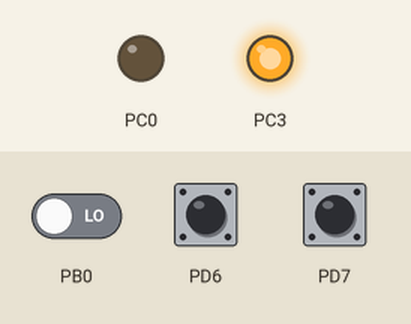
A program run on a simulated ATmega48, built with avr-gcc and emulated at 8 MHz. Shown: output pins drawn as LEDs (lit = HIGH). The test bench sets the inputs (shaded band); at power-on: PB0 LOW, PD6 HIGH, PD7 HIGH.

Above: at 1.2 s.
1.3 s: PB0 driven HIGH
At 1.8 s:
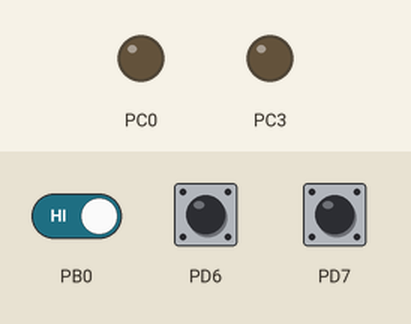
2.8 s: PB0 driven LOW
At 4.1 s:
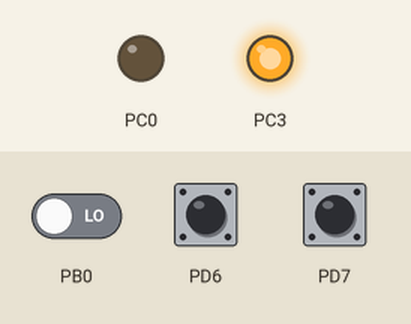
Timing chart, 0 to 5.8 s (numbered marks = the images above; inputs shaded):
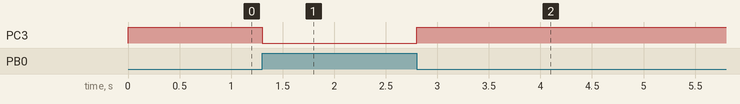

The program:

main.c
```c
/*
 * Wiegand-USB.c
 *
 * Created: 30.03.2019 15:45:02
 * Author : rando
 */

#include <avr/io.h>
#include <avr/interrupt.h>
#define F_CPU 8000000UL

#include <util/delay.h>
#include <string.h>
#define BAUD 9600

volatile unsigned long data = 0;
volatile int dataCount = 0;

void serial_send(char* ar) {
	for (int i = 0; i < strlen(ar); i++){
		while (( UCSR0A & (1<<UDRE0))  == 0){};
		_delay_ms(1);
		UDR0 = ar[i];
	}
}


ISR(PCINT2_vect) {
	if(!(PIND & (1<<PIND6))) {
		data = data << 1;
		dataCount++;
	}
	if(!(PIND & (1<<PIND7))) {
		 data = data << 1;
		 data = data + 0x01;
		 dataCount++;
	}
	_delay_ms(1);
}

int main(void)
{
	CLKPR=128;
	CLKPR=0;
	DDRD |= (1 << PIND1);
	DDRD &= ~(1 << PIND0);

	UCSR0B |= (1 << TXEN0) | (1 << RXEN0);   // Turn on the transmission and reception circuitry
	UCSR0C |= (1 << UCSZ00) | (1 << UCSZ01); // Use 8-bit character sizes

	UBRR0H = 0;
	UBRR0L=54;

	DDRC |= (1 << DDC3);
	DDRC |= (1 << DDC0);
	DDRB &= (1 << DDB0);


	DDRD &= ~(1 << DDD6);
	DDRD &= ~(1 << DDD7);

	PCMSK2 |= (1<<PCINT22) | (1<<PCINT23);

	PCICR |= (1<<PCIE2);

	sei();

    while (1)
    {

		if(PINB & (1<<PINB0)) { //26 bit
			PORTC &= ~(1<< PORTC3);
			if(dataCount == 26) {
				char buffer[8 * sizeof (long int) + 1 ];
				ltoa(data, buffer, 2);
				serial_send(buffer);
				data = 0;
				dataCount = 0;
			}
		} else {  // 34bit
			PORTC |= (1<< PORTC3);
			if(dataCount == 34) {
				char buffer[8 * sizeof (long int) + 1 ];
				ltoa(data, buffer, 2);
				serial_send(buffer);
				data = 0;
				dataCount = 0;
			}
		}


	}
}
```

Measured:
- after the input at 1.3 s, PC3: HIGH → LOW at once
- after the input at 2.8 s, PC3: LOW → HIGH at once
